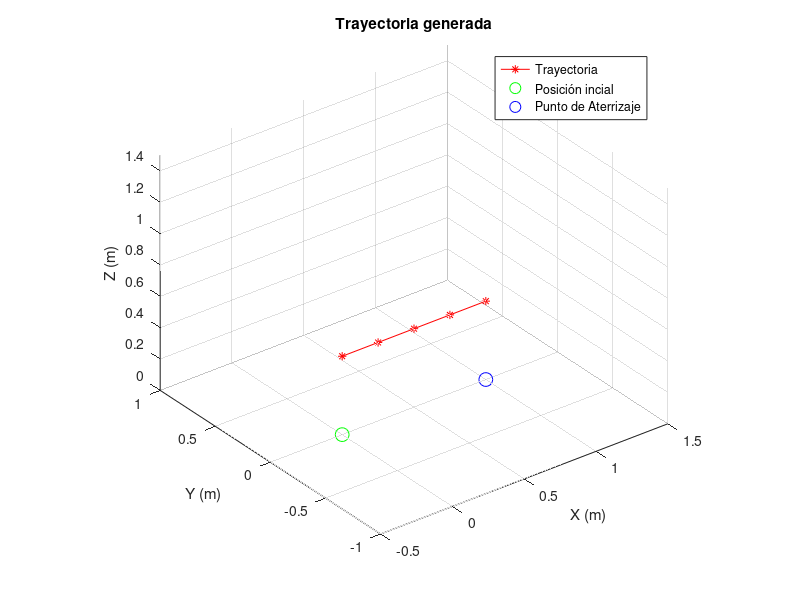

The MATLAB script that drew this image: (Note: this script raises an error after producing the figure.)
% =========================================================================
% EXPERIMENTOS CON CRAZYFLIE 2.1
% -------------------------------------------------------------------------
% Experimento 3: Vuelo a través de una trayectoria lineal
% =========================================================================

%% Parte 1: Carpeta con herramientas de software para interacción con Crazyflie
% Se añade al path de Matlab la carpeta con las funciones Crazyflie
addpath('crazyflie');

%% Parte 2: Generación de trayectoria
% Se generará una trayectoria lineal simple de 1.0 metro de distancia a
% partir del punto de despegue en dirección del eje X del Crazyflie. 

% Posición inicial relativa del dron (en metros)
posicion_inicial = [0.0, 0.0, 0.0];

% Información del vuelo 
altura_de_despegue = 0.50; % (en metros)
tiempo_de_despegue = 0.75; % (en segundos)
distancia_de_vuelo = 1.00; % (en metros)
velocidad_de_vuelo = 1.00; % (en metros/segundo)

% Generación de puntos clave de la trayectoria
punto_inicial_de_trayectoria = posicion_inicial + [0.0, 0.0, altura_de_despegue];
punto_final_de_trayectoria = punto_inicial_de_trayectoria + [distancia_de_vuelo, 0.0, 0.0];
punto_de_aterrizaje = punto_final_de_trayectoria - [0.0, 0.0, altura_de_despegue];

% Generación de la trayectoria
N = 5; % Cantidad de puntos en la trayectoria
x = linspace(punto_inicial_de_trayectoria(1), punto_final_de_trayectoria(1), N);
y = linspace(punto_inicial_de_trayectoria(2), punto_final_de_trayectoria(2), N);
z = linspace(punto_inicial_de_trayectoria(3), punto_final_de_trayectoria(3), N);

% Visualización 3D
figure;
plot3(x, y, z, 'r*-', 'DisplayName', 'Trayectoria'); % Línea de la trayectoria
hold on;
plot3(posicion_inicial(1), posicion_inicial(2), posicion_inicial(3), 'go', 'MarkerSize', 10, 'DisplayName', 'Posición incial'); % Punto de despegue en verde
plot3(punto_de_aterrizaje(1), punto_de_aterrizaje(2), punto_de_aterrizaje(3), 'bo', 'MarkerSize', 10, 'DisplayName', 'Punto de Aterrizaje'); % Punto de aterrizaje en azul
xlabel('X (m)');
ylabel('Y (m)');
zlabel('Z (m)');
title('Trayectoria generada');
legend; % Muestra la leyenda
grid on;
axis equal;
axis([-0.5 1.5 -1 1 0 1.5]);
view(3);
hold off;

%% Ejecución de vuelo en Crazyflie con Flow Deck
% Recordatorio: Previo a ejecutar esta sección debe conectar el dispositivo 
% Crazyradio en algún puerto USB de su ordenador y encender el Crazyflie. 

% Importante, antes de ejecutar esta sección de código debe asegurarse que
% el dron tiene espacio físico suficiente para completar la trayectoria.

% Secuencia del experimento:
% Conexión con Crazyflie
dron_id = 8; 
crazyflie_1 = crazyflie_connect(dron_id); 
% Despegue a una altura específica en un tiempo dado
crazyflie_takeoff(crazyflie_1, altura_de_despegue, tiempo_de_despegue); 
pause(0.5); % tiempo de seguridad
% Seguimiento de la trayectoria a la velocidad especificada
for i = 1:N
    crazyflie_move_to_position(crazyflie_1, x(i), y(i), z(i), velocidad_de_vuelo);
end
pause(0.5); % tiempo de seguridad
% Aterrizaje
crazyflie_land(crazyflie_1); 
% Desconexión
crazyflie_disconnect(crazyflie_1); 